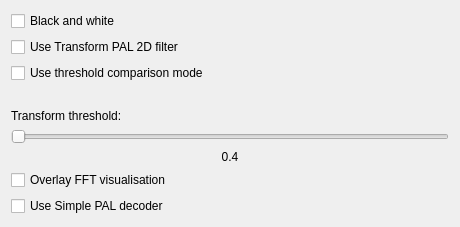
<?xml version="1.0" encoding="UTF-8"?>
<ui version="4.0">
 <class>PalChromaDecoderConfigDialog</class>
 <widget class="QDialog" name="PalChromaDecoderConfigDialog">
  <property name="geometry">
   <rect>
    <x>0</x>
    <y>0</y>
    <width>460</width>
    <height>180</height>
   </rect>
  </property>
  <property name="windowTitle">
   <string>PAL Chroma-Decoder Configuration</string>
  </property>
  <layout class="QHBoxLayout" name="horizontalLayout">
   <item>
    <layout class="QVBoxLayout" name="verticalLayout">
     <item>
      <widget class="QCheckBox" name="blackAndWhiteCheckBox">
       <property name="text">
        <string>Black and white</string>
       </property>
      </widget>
     </item>
     <item>
      <widget class="QCheckBox" name="twoDeeTransformCheckBox">
       <property name="text">
        <string>Use Transform PAL 2D filter</string>
       </property>
      </widget>
     </item>
     <item>
      <widget class="QCheckBox" name="thresholdModeCheckBox">
       <property name="text">
        <string>Use threshold comparison mode</string>
       </property>
      </widget>
     </item>
     <item>
      <widget class="QLabel" name="label_3">
       <property name="text">
        <string/>
       </property>
      </widget>
     </item>
     <item>
      <widget class="QLabel" name="label">
       <property name="text">
        <string>Transform threshold:</string>
       </property>
      </widget>
     </item>
     <item>
      <widget class="QSlider" name="thresholdHorizontalSlider">
       <property name="maximum">
        <number>100</number>
       </property>
       <property name="orientation">
        <enum>Qt::Horizontal</enum>
       </property>
      </widget>
     </item>
     <item>
      <widget class="QLabel" name="thresholdValueLabel">
       <property name="text">
        <string>0.4</string>
       </property>
       <property name="alignment">
        <set>Qt::AlignCenter</set>
       </property>
      </widget>
     </item>
     <item>
      <widget class="QCheckBox" name="showFFTsCheckBox">
       <property name="text">
        <string>Overlay FFT visualisation</string>
       </property>
      </widget>
     </item>
     <item>
      <widget class="QCheckBox" name="simplePALCheckBox">
       <property name="text">
        <string>Use Simple PAL decoder</string>
       </property>
      </widget>
     </item>
     <item>
      <spacer name="verticalSpacer">
       <property name="orientation">
        <enum>Qt::Vertical</enum>
       </property>
       <property name="sizeHint" stdset="0">
        <size>
         <width>20</width>
         <height>40</height>
        </size>
       </property>
      </spacer>
     </item>
    </layout>
   </item>
  </layout>
 </widget>
 <resources/>
 <connections/>
</ui>
